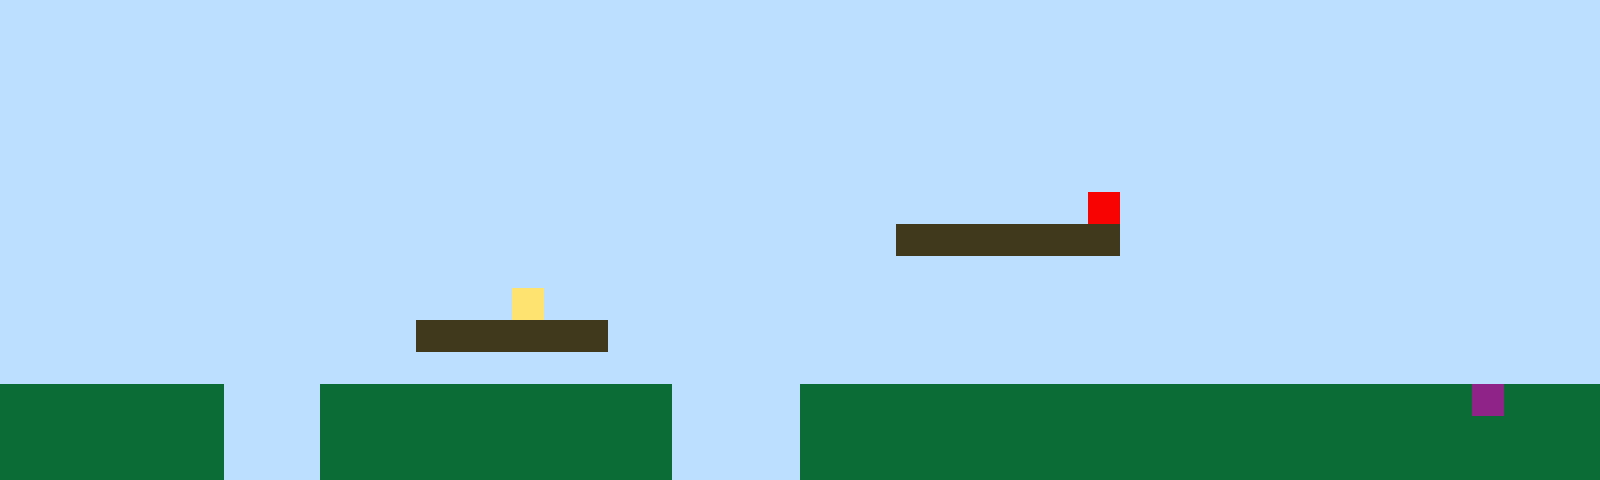

Below is a game level as drawn by its tile map, then a one-line description and the .tmx file that defines it, in full:
An orthogonal 50x15 tile map with 32x32 px tiles, 1 tile layer (Tile Layer 1).

<map version="1.10" tiledversion="1.11.2" orientation="orthogonal" renderorder="right-up" width="50" height="15" tilewidth="32" tileheight="32" infinite="0" nextlayerid="2" nextobjectid="1"><editorsettings><export target="map1.csv" format="csv" /></editorsettings><tileset firstgid="1" name="sprites" tilewidth="32" tileheight="32" tilecount="6" columns="3"><image source="sprites.png" width="96" height="64" /></tileset><layer id="1" name="Tile Layer 1" width="50" height="15"><data encoding="csv">1,1,1,1,1,1,1,1,1,1,1,1,1,1,1,1,1,1,1,1,1,1,1,1,1,1,1,1,1,1,1,1,1,1,1,1,1,1,1,1,1,1,1,1,1,1,1,1,1,1,1,1,1,1,1,1,1,1,1,1,1,1,1,1,1,1,1,1,1,1,1,1,1,1,1,1,1,1,1,1,1,1,1,1,1,1,1,1,1,1,1,1,1,1,1,1,1,1,1,1,1,1,1,1,1,1,1,1,1,1,1,1,1,1,1,1,1,1,1,1,1,1,1,1,1,1,1,1,1,1,1,1,1,1,1,1,1,1,1,1,1,1,1,1,1,1,1,1,1,1,1,1,1,1,1,1,1,1,1,1,1,1,1,1,1,1,1,1,1,1,1,1,1,1,1,1,1,1,1,1,1,1,1,1,1,1,1,1,1,1,1,1,1,1,1,1,1,1,1,1,1,1,1,1,1,1,1,1,1,1,1,1,1,1,1,1,1,1,1,1,1,1,1,1,1,1,1,1,1,1,1,1,1,1,1,1,1,1,1,1,1,1,1,1,1,1,1,1,1,1,1,1,1,1,1,1,1,1,1,1,1,1,1,1,1,1,1,1,1,1,1,1,1,1,1,1,1,1,1,1,1,1,1,1,1,1,1,1,1,1,1,1,1,1,1,1,1,1,1,1,1,1,1,1,1,1,1,1,1,1,1,1,1,1,1,1,1,1,1,1,1,1,1,1,1,1,1,1,1,1,1,1,1,1,5,1,1,1,1,1,1,1,1,1,1,1,1,1,1,1,1,1,1,1,1,1,1,1,1,1,1,1,1,1,1,1,1,1,1,1,1,1,1,1,1,1,1,1,3,3,3,3,3,3,3,1,1,1,1,1,1,1,1,1,1,1,1,1,1,1,1,1,1,1,1,1,1,1,1,1,1,1,1,1,1,1,1,1,1,1,1,1,1,1,1,1,1,1,1,1,1,1,1,1,1,1,1,1,1,1,1,1,1,1,1,1,1,1,1,1,1,1,1,1,1,1,1,1,1,1,1,1,1,1,1,1,4,1,1,1,1,1,1,1,1,1,1,1,1,1,1,1,1,1,1,1,1,1,1,1,1,1,1,1,1,1,1,1,1,1,1,1,1,1,1,1,1,1,1,1,1,1,1,3,3,3,3,3,3,1,1,1,1,1,1,1,1,1,1,1,1,1,1,1,1,1,1,1,1,1,1,1,1,1,1,1,1,1,1,1,1,1,1,1,1,1,1,1,1,1,1,1,1,1,1,1,1,1,1,1,1,1,1,1,1,1,1,1,1,1,1,1,1,1,1,1,1,1,1,1,1,1,1,1,1,1,1,1,1,1,2,2,2,2,2,2,2,1,1,1,2,2,2,2,2,2,2,2,2,2,2,1,1,1,1,2,2,2,2,2,2,2,2,2,2,2,2,2,2,2,2,2,2,2,2,2,6,2,2,2,2,2,2,2,2,2,2,1,1,1,2,2,2,2,2,2,2,2,2,2,2,1,1,1,1,2,2,2,2,2,2,2,2,2,2,2,2,2,2,2,2,2,2,2,2,2,2,2,2,2,2,2,2,2,2,2,2,1,1,1,2,2,2,2,2,2,2,2,2,2,2,1,1,1,1,2,2,2,2,2,2,2,2,2,2,2,2,2,2,2,2,2,2,2,2,2,2,2,2,2</data></layer></map>
